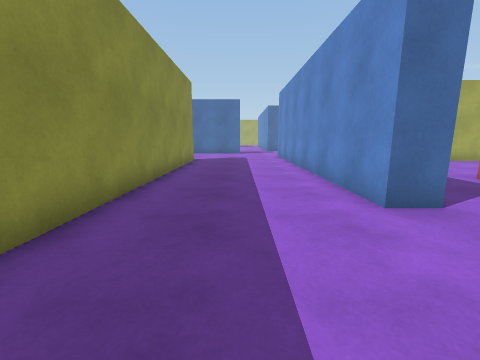
View 1 (above)

24 first-person views from a walk through a Unity game level. The camera is 1.2 m above the floor, tilts 10° down and sees 90° across. The floor is counted in squares, 1 m on a side. Each view is taken from the middle of a square. On the plan, view 1 faces up. The plan holds only what a view shows up to about 12 squares ahead; the rest is blank. The place goes on beyond the plan.

View 2
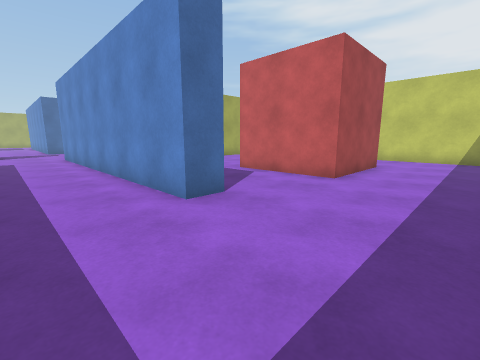

View 3
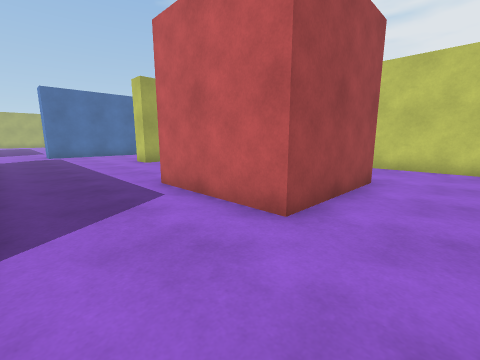

View 4
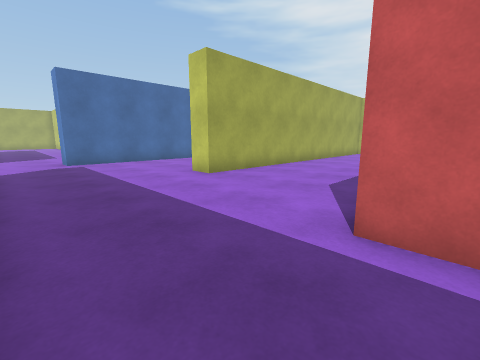

View 5
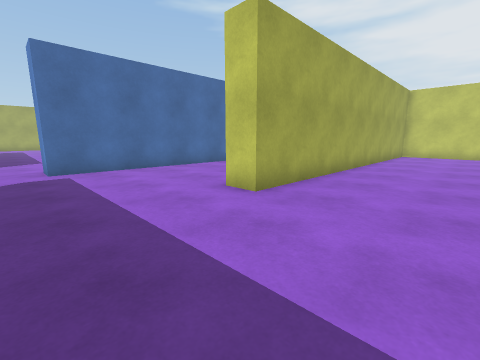

View 6
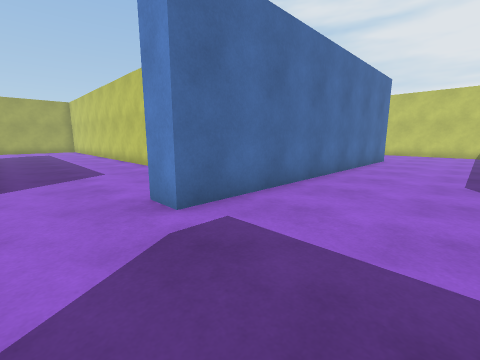

View 7
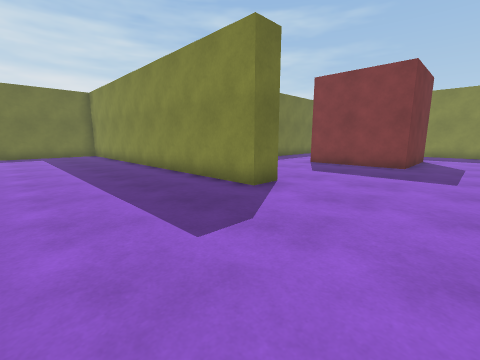

View 8
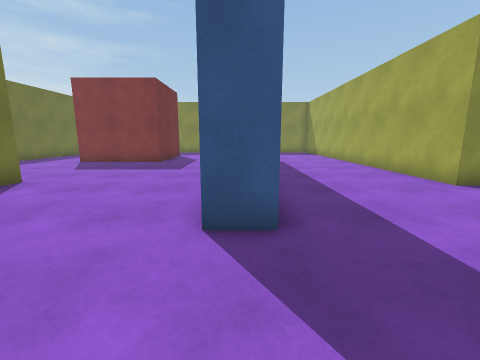

View 9
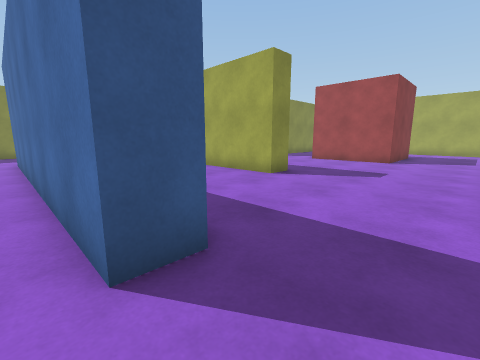

View 10
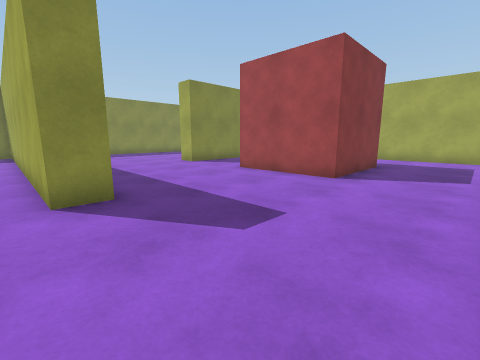

View 11
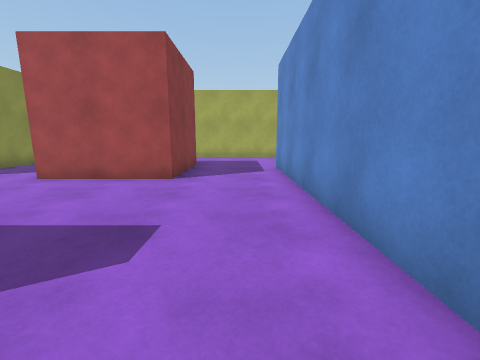

View 12
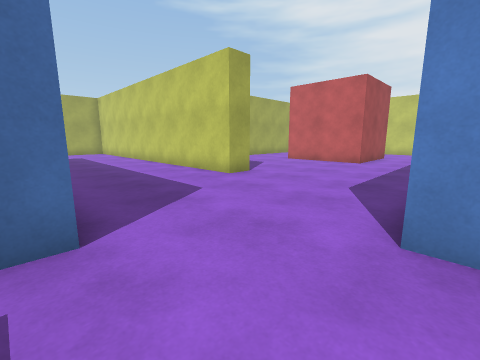

View 13
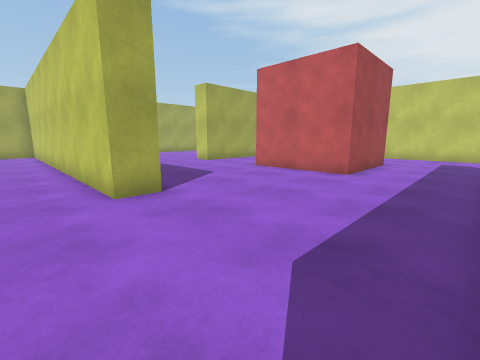

View 14
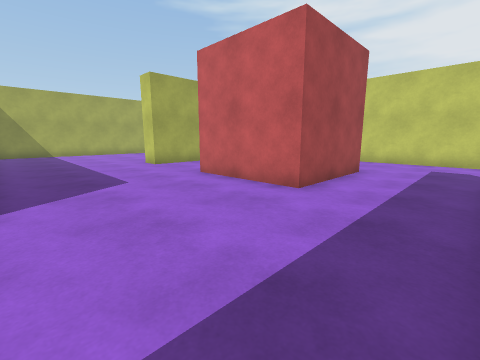

View 15
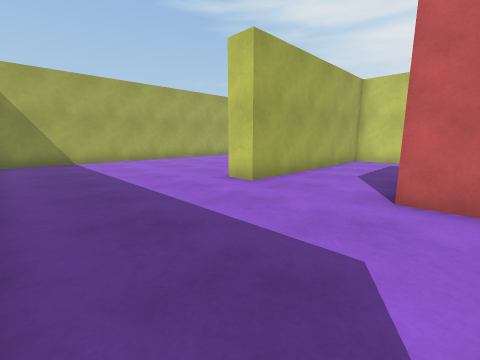

View 16
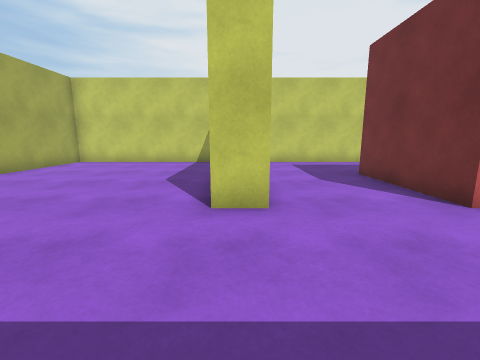

View 17
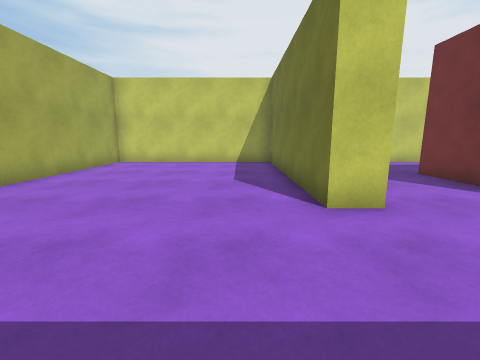

View 18
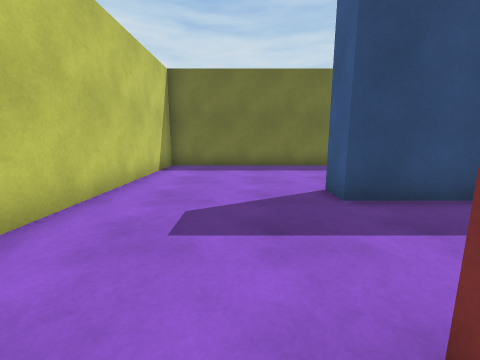

View 19
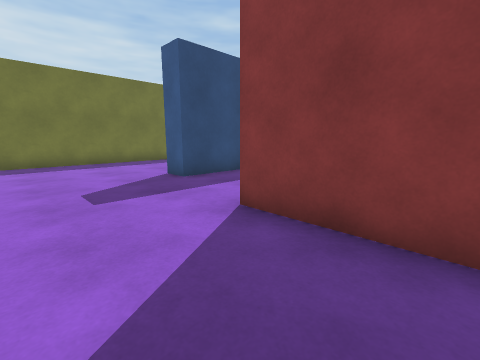

View 20
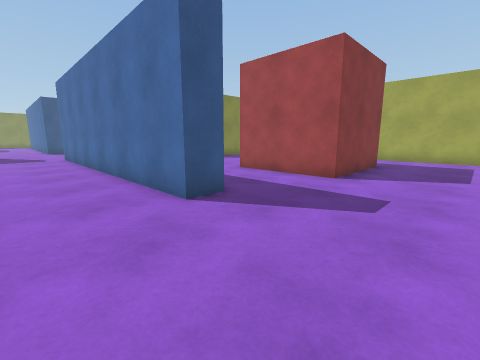

View 21
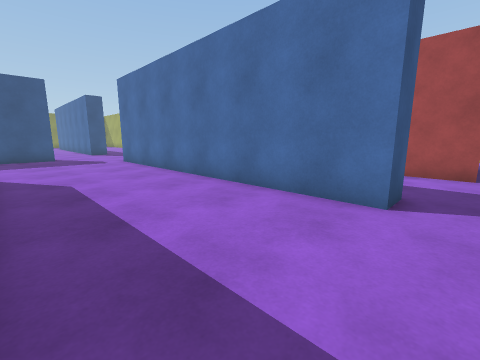

View 22
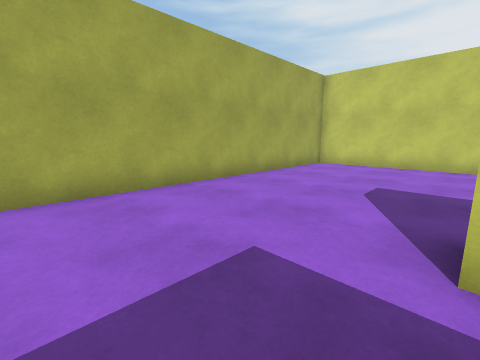

View 23
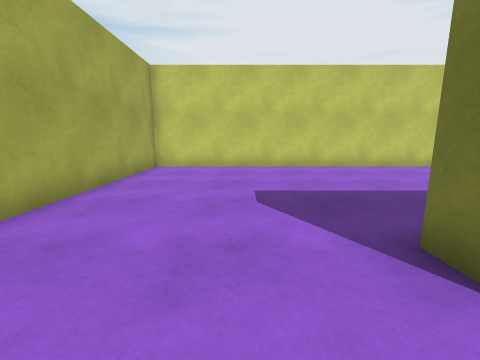

View 24
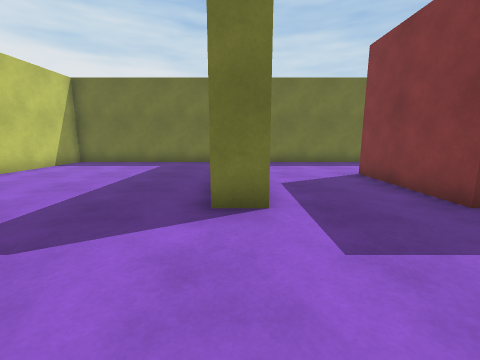

### Floor plan
Points are (right, up) in squares from view 1. A wall is a line through its corners. A room is listed if a view was taken in it or the views show most of it. See-through windows are left out.
Room 1 (views 1, 2, 3, 4, 5, 6, 7, 8, 9, 10, 11, 12, 13, 14, 15, 16, 17, 18, 19, 20, 21, 22, 23, 24)
walls: (3.5, 15.9) (3.5, 14); (3.6, 22) (2.9, 22); (0, 19.6) (0, 18.5) (-10.5, 18.5); (9.6, 25) (8.5, 25) (8.5, 35.8); (2.5, 25.2) (2.5, 34); (15.4, 19.5) (18, 19.5) (18, 18.5) (6, 18.5) (6, 19.5); (15, 23) (15, 27) (19, 27) (19, 23) (15, 23); (-3.6, 13) (-2.5, 13) (-2.5, 2.4); (16.1, 13.5) (23, 13.5) (23, 30.5) (15, 30.5) (15, 31.5) (23, 31.5) (23, 39) (16.9, 39); (-3, 25.6) (-3, 24.5) (-10.5, 24.5); (11, 7) (11, 3) (7, 3) (7, 7); (14.4, 7) (15.5, 7); (3.6, 4) (2.5, 4) (2.5, 14.8); (-10.5, 15) (-9, 15) (-9, 11); (-1, 35.1) (-1, 31) (-5, 31); (8.9, -1) (13.5, -1); (14.5, 0) (14.5, 4); (2, 39) (-0.4, 39); (16.4, -1) (23, -1) (23, 12.5) (9, 12.5) (9, 13.5); (-8.5, 35.1) (-8.5, 33.5); (14.4, 39) (9.9, 39)

Positions as (right, up) in squares from view 1, and headings:
1: (0, 0), facing up
2: (0, 0), facing up-right
3: (4, 1), facing up-right
4: (4, 6), facing up-right
5: (5, 9), facing up-right
6: (4, 15), facing up-right
7: (2, 17), facing down-left
8: (3, 19), facing left
9: (2, 18), facing up-left
10: (2, 24), facing up-left
11: (1, 24), facing up
12: (3, 19), facing up-right
13: (7, 20), facing up-right
14: (10, 20), facing up-right
15: (10, 26), facing up-right
16: (11, 31), facing right
17: (11, 33), facing right
18: (20, 24), facing down
19: (22, 26), facing down-left
20: (22, 16), facing up-left
21: (19, 14), facing up-left
22: (12, 7), facing up-right
23: (13, 9), facing right
24: (15, 11), facing down
